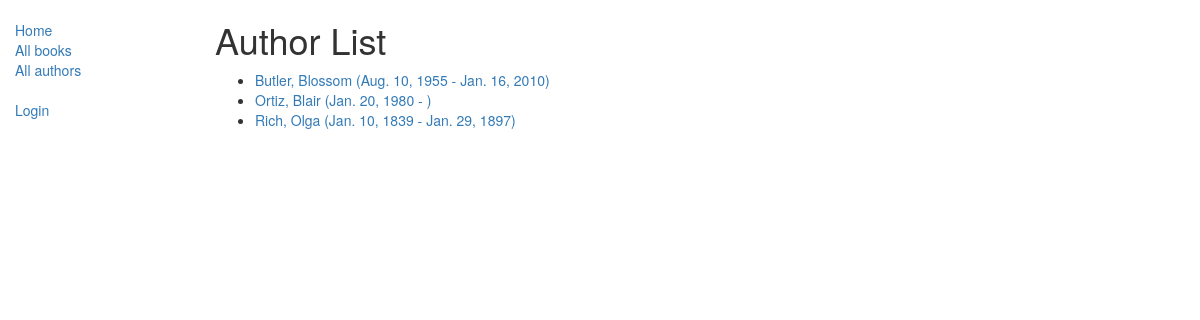
Screenshot of /catalog/authors/ with the database file from the repository.
### catalog/models.py (models this page shows)
class Author(models.Model):
    first_name = models.CharField(max_length=100)
    last_name = models.CharField(max_length=100)
    date_of_birth = models.DateField(null=True, blank=True)
    date_of_death = models.DateField('Died', null=True, blank=True)
    def get_absolute_url(self):
        return reverse('author-detail', args=[str(self.id)])
    def __str__(self):
        return f'{self.last_name}, {self.first_name}'
    class Meta:
        ordering = ['last_name']

### catalog/views.py (the view)
# urls.py: path('authors/', views.AuthorListView.as_view(), name='authors'),
class AuthorListView(generic.ListView):
    model = Author
    paginate_by = 10

### catalog/templates/catalog/author_list.html (shortened to what this page needs)
{% extends "base_generic.html" %}
{% block content %}
<h1>Author List</h1>
{% if author_list %}
  <ul>
  {% for author in author_list %}
    <li>
        <a href="{{ author.get_absolute_url }}">
        {{ author }} ({{author.date_of_birth}} - {% if author.date_of_death %}{{author.date_of_death}}{% endif %})
        </a>
    </li>
  {% endfor %}
 </ul>
{% else %}
  <p>There are no authors available.</p>
{% endif %}
{% endblock %}

### catalog/templates/base_generic.html (shortened to what this page needs)
<!doctype html>
<html lang="en">
<head>
  <link rel="stylesheet" href="https://maxcdn.bootstrapcdn.com/bootstrap/3.3.7/css/bootstrap.min.css" />
  {% load static %}
  <link rel="stylesheet" href="{% static 'css/styles.css' %}" />
</head>
<body>
  <div class="container-fluid">
    <div class="row">
      <div class="col-sm-2">
        {% block sidebar %}
        <ul class="sidebar-nav">
          <li><a href="{% url 'index' %}">Home</a></li>
          <li><a href="{% url 'books' %}">All books</a></li>
          <li><a href="{% url 'authors' %}">All authors</a></li>
        </ul>
        <ul class="sidebar-nav">
          {% if user.is_authenticated %}
          <li>User: {{ user.get_username }}</li>
          <form method="post" action="{% url 'logout' %}">
            {% csrf_token %}
            <button type="submit">Logout</button>
          </form>
          {% else %}
          <li><a href="{% url 'login'%}?next={{request.path}}">Login</a></li>
          {% endif %}
        </ul>
        {% endblock %}
      </div>
      <div class="col-sm-10 ">
        {% block content %}{% endblock %}
      </div>
    </div>
  </div>
</body>
</html>

### rows the page displays
Author: last_name+first_name "Butler, Blossom", date_of_birth "Aug. 10, 1955", date_of_death "Jan. 16, 2010"
Author: last_name+first_name "Ortiz, Blair", date_of_birth "Jan. 20, 1980"
Author: last_name+first_name "Rich, Olga", date_of_birth "Jan. 10, 1839", date_of_death "Jan. 29, 1897"
